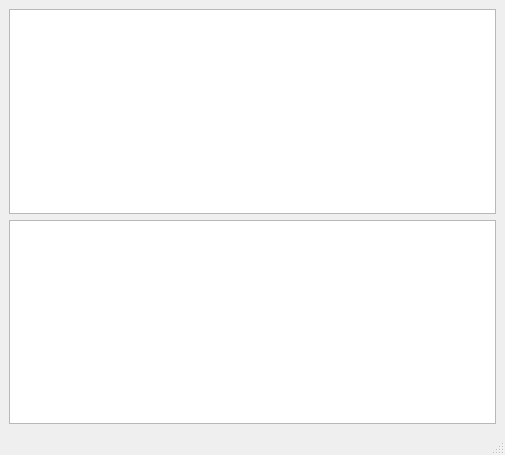
<?xml version="1.0" encoding="UTF-8"?>
<ui version="4.0">
 <class>MainWindow</class>
 <widget class="QMainWindow" name="MainWindow">
  <property name="geometry">
   <rect>
    <x>0</x>
    <y>0</y>
    <width>505</width>
    <height>455</height>
   </rect>
  </property>
  <property name="windowTitle">
   <string>MainWindow</string>
  </property>
  <widget class="QWidget" name="centralwidget">
   <layout class="QGridLayout" name="gridLayout">
    <item row="1" column="0" colspan="2">
     <widget class="QTextEdit" name="textEdit_2"/>
    </item>
    <item row="0" column="0" colspan="2">
     <widget class="QTextEdit" name="textEdit"/>
    </item>
   </layout>
  </widget>
  <widget class="QMenuBar" name="menubar">
   <property name="geometry">
    <rect>
     <x>0</x>
     <y>0</y>
     <width>505</width>
     <height>26</height>
    </rect>
   </property>
  </widget>
  <widget class="QStatusBar" name="statusbar"/>
 </widget>
 <resources/>
 <connections/>
</ui>
